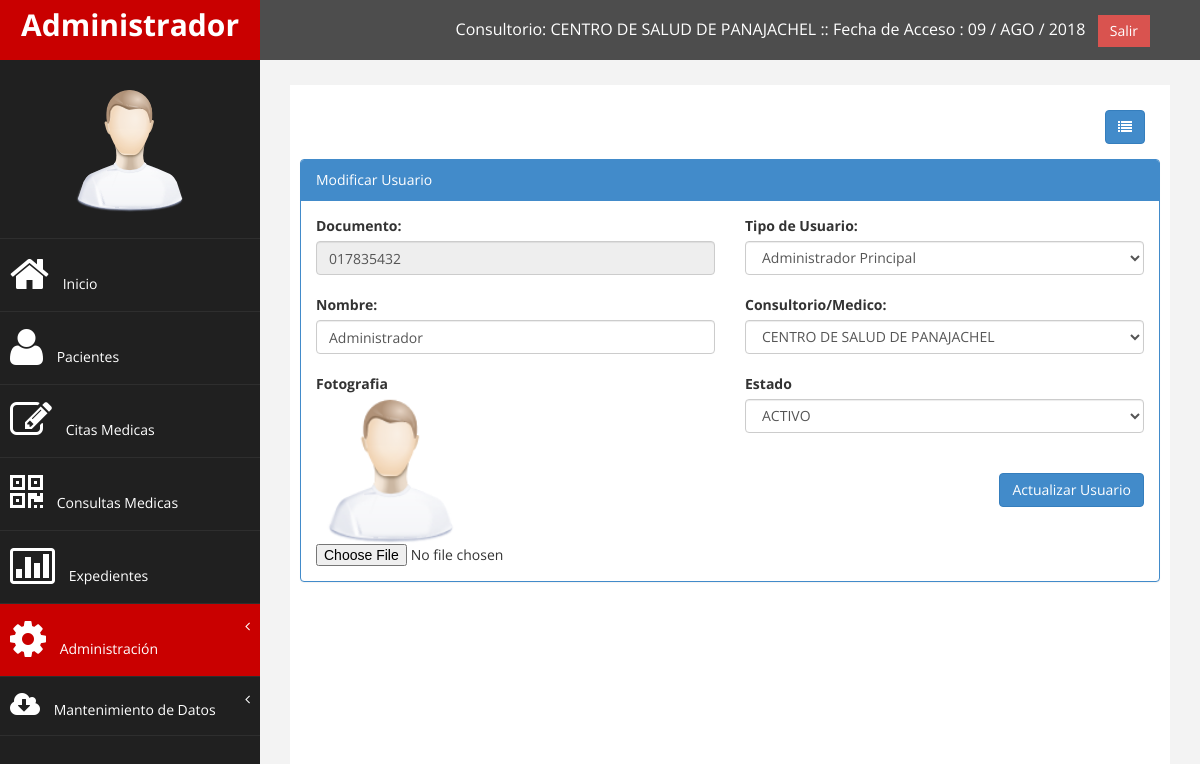
The page /modulos/usuarios/agregar.php?id=017835432 (signed in) on the database its author committed.
### tables this page shows
CREATE TABLE IF NOT EXISTS `consultorios` (
  `id` int(11) NOT NULL AUTO_INCREMENT,
  `nombre` varchar(255) NOT NULL,
  `direccion` varchar(255) NOT NULL,
  `telefono` varchar(255) NOT NULL,
  `encargado` varchar(255) NOT NULL,
  `estado` varchar(255) NOT NULL,
  PRIMARY KEY (`id`)
);

CREATE TABLE IF NOT EXISTS `usuario` (
  `id` int(11) NOT NULL AUTO_INCREMENT,
  `doc` varchar(255) NOT NULL,
  `con` varchar(255) NOT NULL,
  `nombre` varchar(255) NOT NULL,
  `cargo` varchar(20) NOT NULL,
  `nota` varchar(255) NOT NULL,
  `salario` double NOT NULL,
  `estado` varchar(20) NOT NULL,
  `tipo` varchar(20) NOT NULL,
  `consultorio` varchar(10) NOT NULL,
  PRIMARY KEY (`id`)
);

### modulos/class_buscar.php (called while the page is built, shortened)
<?php
class Consultar_Deposito{
	private $fetch;
	function __construct($codigo){
		$this->consulta = mysql_query("SELECT * FROM consultorios WHERE id='$codigo'");
		$this->fetch = mysql_fetch_array($this->consulta);
	}
	function consultar($campo){
		return $this->fetch[$campo];
	}
}
?>

### modulos/funciones.php (called while the page is built, shortened)
<?php
	function fecha($fecha){
		$meses = array("ENE","FEB","MAR","ABR","MAY","JUN","JUL","AGO","SEP","OCT","NOV","DIC");
		$a=substr($fecha, 0, 4);
		$m=substr($fecha, 5, 2);
		$d=substr($fecha, 8);
		return $d." / ".$meses[$m-1]." / ".$a;
	}
?>

### modulos/php_conexion.php (called while the page is built, shortened)
<?php
	function limpiar($tags){
		$tags = strip_tags($tags);
		$tags = stripslashes($tags);
		$tags = htmlentities($tags, ENT_QUOTES, 'UTF-8');
		$tags = trim($tags);
		return $tags;
	}
?>

### modulos/usuarios/agregar.php (the view, shortened to what this page needs)
<?php
	include_once "../php_conexion.php";
	include_once "class/class.php";
	include_once "../funciones.php";
	include_once "../class_buscar.php";
	$usu=$_SESSION['cod_user'];
	$pa=mysql_query("SELECT * FROM cajero WHERE usu='$usu'");
	while($row=mysql_fetch_array($pa)){
		$id_consultorio=$row['consultorio'];
		$oConsultorio=new Consultar_Deposito($id_consultorio);
		$nombre_Consultorio=$oConsultorio->consultar('nombre');
	}
	$titulo='Crear Usuario';
	$boton='Ingresar Usuario';
	$existe=false;
	$doc='';
	$nombre='';
	$estado='';
	$cargo='';
	if(!empty($_GET['id'])){
		$doc=limpiar($_GET['id']);
		$sql=mysql_query("SELECT * FROM usuario WHERE doc='$doc'");
		if($row=mysql_fetch_array($sql)){
			$nombre=$row['nombre'];
			$estado=$row['estado'];
			$cargo=$row['tipo'];
			$consultoriox=$row['consultorio'];
			$existe=true;
			$boton='Actualizar Usuario';
			$titulo='Modificar Usuario';
		}else{
			header('Location: usuario.php');
		}
	}
?>
<!DOCTYPE html>
<html xmlns="http://www.w3.org/1999/xhtml">
<head>
    <link href="../../assets/css/bootstrap.css" rel="stylesheet" />
    <link href="../../assets/css/font-awesome.css" rel="stylesheet" />
    <link href="../../assets/css/custom.css" rel="stylesheet" />
    <link href="../../assets/js/dataTables/dataTables.bootstrap.css" rel="stylesheet" />
</head>
<body>
    <div id="wrapper">
        <nav class="navbar navbar-default navbar-cls-top " role="navigation" style="margin-bottom: 0">
            <div class="navbar-header">
                <a class="navbar-brand" href="../usuarios/perfil.php"><?php echo $_SESSION['user_name']; ?></a>
            </div>
  <div style="color: white;
padding: 15px 50px 5px 50px;
float: right;
font-size: 16px;">Consultorio: <?php echo $nombre_Consultorio; ?> :: Fecha de Acceso : <?php echo fecha(date('Y-m-d')); ?> &nbsp; <a href="../../php_cerrar.php" class="btn btn-danger square-btn-adjust">Salir</a> </div>
        </nav>
           <?php include_once "../../menu/m_departamento.php"; ?>
        <div id="page-wrapper" >
            <div id="page-inner">
                  <div class="panel-body" align="right">
                            <a href="index.php" class="btn btn-primary" title="Listado">
							<i class="fa fa-list" ></i>
							</a>
                  </div>
            <div class="row">
                <div class="col-md-12">
                    <div class="panel panel-primary">
                        <div class="panel-heading">
                             <?php echo $titulo ?>
                        </div>
                        <div class="panel-body">
                            <div class="table-responsive">
					<form name="forms" method="post" enctype="multipart/form-data" action="">
				    <div class="row">
					<div class="col-md-6">
								<label>Documento:</label>
								<input class="form-control" name="doc" <?php if($existe==TRUE){ echo 'readonly'; }else{ echo 'required'; } ?>   value="<?php echo $doc; ?>" data-mask="99999999-9" autocomplete="off" required><br>
								<label>Nombre:</label>
								<input class="form-control" name="nombre" value="<?php echo $nombre; ?>" autocomplete="off" required><br>
								<strong>Fotografia</strong><br>
								<?php
											if (file_exists("../../img/usuario/".$doc.".jpg")){
												echo '<img src="../../img/usuario/'.$doc.'.jpg" width="150px" height="150px" class="img-polaroid">';
											}else{
												echo '<img src="../../img/usuario/default.png" width="150px" height="150px" class="img-polaroid">';
											}
								?><br>
								<input type="file" name="imagen" id="imagen">
					</div>
					<div class="col-md-6">
								<label>Tipo de Usuario:</label>
								<select class="form-control" name="cargo" autocomplete="off" required>
								<option value="admin" <?php if($cargo=='admin'){ echo 'selected'; } ?>>Administrador Principal</option>
								</select><br>
								<label>Consultorio/Medico:</label>
								<select class="form-control" name="consultorio" autocomplete="off" required>
									<?php
										$pa=mysql_query("SELECT * FROM consultorios WHERE estado='s'");
										while($row=mysql_fetch_array($pa)){
											if($row['id']==$consultoriox){
												echo '<option value="'.$row['id'].'" selected>'.$row['nombre'].'</option>';
											}else{
												echo '<option value="'.$row['id'].'">'.$row['nombre'].'</option>';
											}
										}
                                  	?>
							    </select><br>
								<label>Estado</label>
								<select class="form-control" name="estado" autocomplete="off" required>
								<option value="s" <?php if($estado=='s'){ echo 'selected'; } ?>>ACTIVO</option>
								</select><br><br>
								<div align="right">
								<button type="submit" class="btn btn-primary"><?php echo $boton; ?></button>
								</div>
					</div>
					</div>
				    </form>
                            </div>
                        </div>
                    </div>
                </div>
            </div>
        </div>
    </div>
  </div>
</body>
</html>

### assets/css2/custom.css (style rules this page uses)
body { font-family: 'Open Sans', sans-serif; }
#wrapper { width: 100%; background:#202020; }
#page-wrapper { padding: 15px 15px; min-height: 600px; background:#F3F3F3; }
#page-inner { width:100%; margin:10px 20px 10px 0px; background-color:#fff!important; padding:10px; min-height:1200px; }
.square-btn-adjust { border: 0px solid transparent; -webkit-border-radius: 0px; -moz-border-radius: 0px; border-radius: 0px; }
.navbar-cls-top .navbar-brand { color: #fff; background: #C90000; width: 260px; text-align: center; height: 60px; font-size: 30px; font-weight: 700; }
.navbar-cls-top { background:#4D4D4D; border-bottom:none; }
.navbar-default { border:0px solid black; }
.navbar-header { background: #A70303; }
@media (min-width:768px) { #page-wrapper { margin: 0 0 0 260px; padding: 15px 30px; min-height: 1200px; } }
@media (min-width:768px) { .navbar { border-radius: 0px; } }

### rows shown on the page
consultorios: nombre "CENTRO DE SALUD DE PANAJACHEL"
usuario: nombre "Administrador", estado "ACTIVO"

### other values the page prints
$_SESSION['user_name'] "Administrador"
$titulo "Modificar Usuario"
$boton "Actualizar Usuario"
form field consultorio "CENTRO DE SALUD DE PANAJACHEL"
